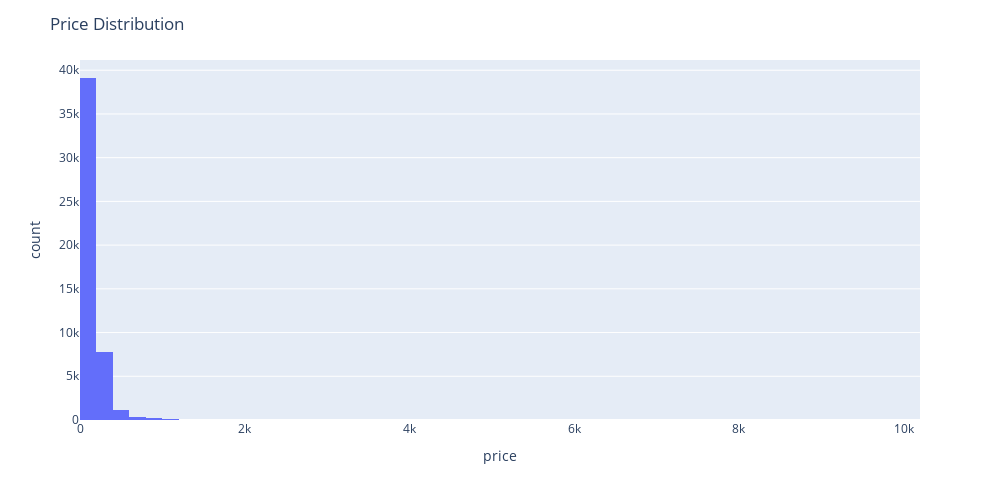

Here is the notebook cell this chart was saved with:
### Code cell
histogram_plotly(df = airbnb, \
                x_col_name = "price", \
                    y_col_name = None, \
                        x_title_text = "price", \
                            y_title_text = "count",\
                                title = "Price Distribution", \
                                    nbins = 100)

### Figure 1 — Plotly figure (JSON) as saved in the notebook; plotly's stock layout.template omitted (floating-point values rounded to 4 significant figures; data arrays with more than 128 entries replaced by an {"elided": "..."} marker saying what was removed)
{"data": [{"alignmentgroup": "True", "bingroup": "x", "hovertemplate": "price=%{x}<br>count=%{y}<extra></extra>", "legendgroup": "", "marker": {"color": "#636efa", "pattern": {"shape": ""}}, "name": "", "nbinsx": 100, "offsetgroup": "", "orientation": "v", "showlegend": false, "type": "histogram", "x": {"elided": "48895 int values"}, "xaxis": "x", "yaxis": "y"}], "layout": {"barmode": "relative", "height": 500, "legend": {"tracegroupgap": 0}, "margin": {"t": 60}, "showlegend": true, "title": {"text": "Price Distribution"}, "width": 1000, "xaxis": {"anchor": "y", "domain": [0, 1], "title": {"text": "price"}, "visible": true}, "yaxis": {"anchor": "x", "domain": [0, 1], "title": {"text": "count"}, "visible": true}}}
